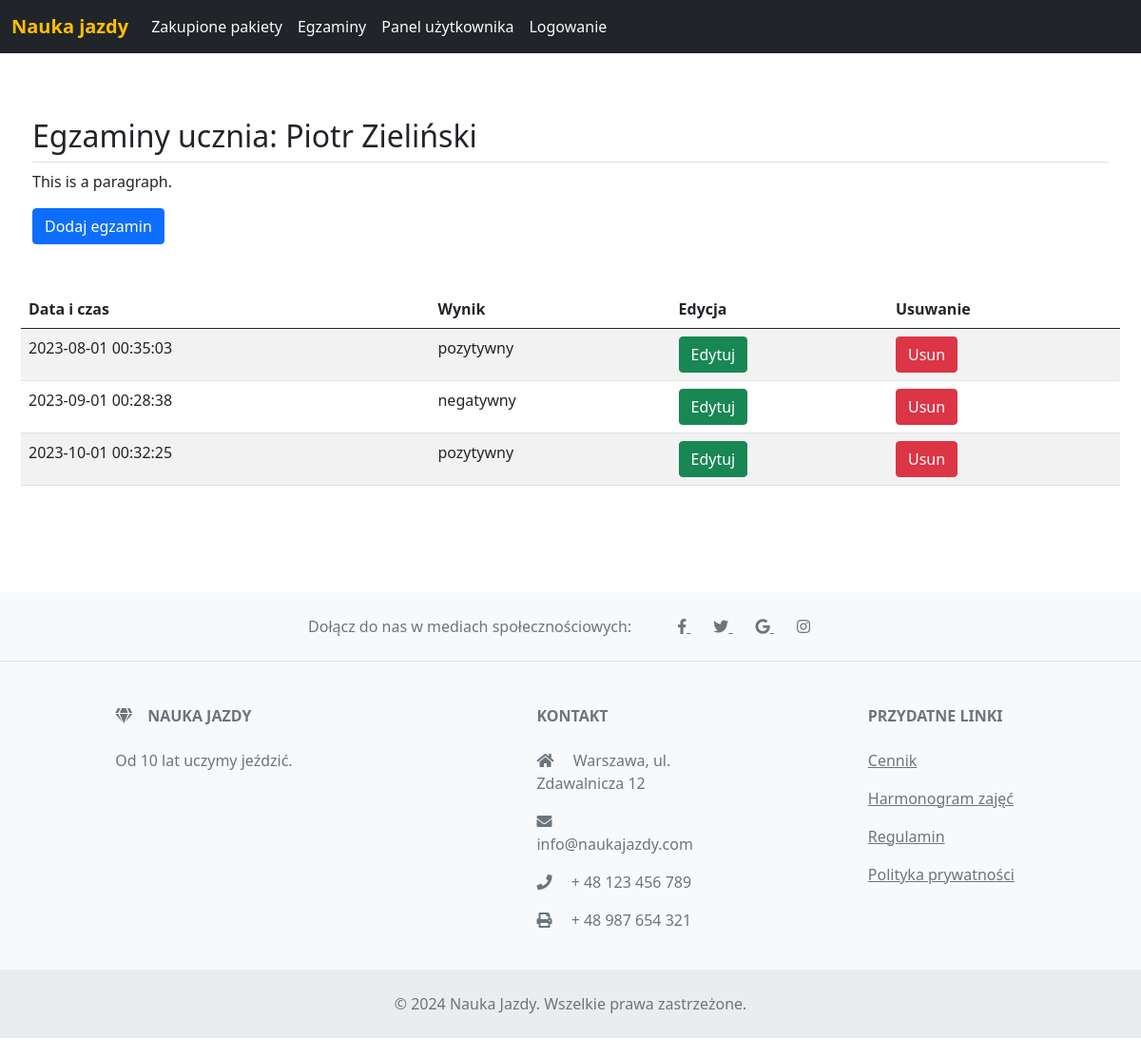
Page /egzaminy.php (signed in) on the committed database.
### tables this page shows
CREATE TABLE `uzytkownicy` (
  `ID` int(11) NOT NULL,
  `Imie` varchar(50) NOT NULL,
  `Nazwisko` varchar(50) NOT NULL,
  `NumerTelefonu` varchar(15) NOT NULL,
  `Login` varchar(50) NOT NULL,
  `Haslo` varchar(255) NOT NULL,
  `Rola` enum('administrator','uczen','instruktor') NOT NULL
);

CREATE TABLE `egzaminy` (
  `ID` int(11) NOT NULL,
  `DataEgzaminu` date NOT NULL,
  `CzasEgzaminu` time NOT NULL,
  `UczenID` int(11) NOT NULL,
  `Wynik` enum('pozytywny','negatywny') DEFAULT NULL
);

### egzaminy.php (the view, shortened to what this page needs)
<?php
	require("funkcje.php");
?>
<!doctype html>
<html lang="pl">
  <head>
	<link href="https://cdnjs.cloudflare.com/ajax/libs/font-awesome/5.15.1/css/all.min.css" rel="stylesheet">
	<link href="bootstrap.min.css" rel="stylesheet">
    <link href="navbar.css" rel="stylesheet">
  </head>
<body>
	<main>
<?php menu();
	$uczenID = -1;
	$imie = "";
	$nazwisko = "";
	if(jestRola('uczen'))
	{
		$uczenID = $_SESSION['userId'];
		$sql = "SELECT Imie, Nazwisko FROM Uzytkownicy WHERE ID = $uczenID";
		$polaczenie = polaczZBaza();
		$result = $polaczenie->query($sql);
		if ($row = $result->fetch_assoc()) {
			$imie = $row["Imie"];
			$nazwisko = $row["Nazwisko"];
		}
	}
?>
<div class="container px-1 py-5">
		<h2 class="pb-2 border-bottom">Egzaminy ucznia: <?php print("$imie $nazwisko"); ?></h2>
		<p>This is a paragraph.</p>
		<?php if(jestRola('uczen')) { ?>
		<form action="egzaminyDodawanie.php" method="post">
			<input class="btn btn-primary" type="submit" name="DodawanieEgzaminu" value="Dodaj egzamin">
		</form>
		<?php } ?>
		<div class="row g-4 py-5">
<table class="table table-striped table-hover">
  <thead>
    <tr>
		<th>Data i czas</th>
		<th>Wynik</th>
		<?php if(jestRola('uczen')) { ?>
		<th>Edycja</th>
		<th>Usuwanie</th>
		<?php }  ?>
    </tr>
  </thead>
  <tbody>
<?php
$polaczenie = polaczZBaza();
$sql = "SELECT ID, DataEgzaminu, CzasEgzaminu, Wynik FROM Egzaminy where UczenID=$uczenID";
$result = $polaczenie->query($sql);
while ($row = $result->fetch_assoc()) {
$dataEgzaminu = $row["DataEgzaminu"];
$czasEgzaminu = $row["CzasEgzaminu"];
$wynik = $row["Wynik"];
?>
	<tr>
		<td><?php print("$dataEgzaminu $czasEgzaminu"); ?></td>
		<td><?php print("$wynik"); ?></td>
		<?php if(jestRola('uczen')) { ?>
		<td>
			<form action="egzaminyEdycja.php" method="post">
				<input class="btn btn-success" type="submit" name="edycja" value="Edytuj">
			</form>
		</td>
		<td>
			<form action="egzaminy.php" method="post">
				<input class="btn btn-danger" type="submit" name="usuwanie" value="Usun">
			</form>
		</td>
		<?php }  ?>
	</tr>
<?php
   }
?>
  </tbody>
</table>
</div>
	</div>
</main>
<footer class="text-center text-lg-start bg-light text-muted">
  <section class="d-flex justify-content-center p-4 border-bottom">
    <div class="me-5 d-none d-lg-block">
      <span>Dołącz do nas w mediach społecznościowych:</span>
    </div>
    <div>
      <a href="" class="me-4 text-reset">
        <i class="fab fa-facebook-f"></i>
      </a>
      <a href="" class="me-4 text-reset">
        <i class="fab fa-twitter"></i>
      </a>
      <a href="" class="me-4 text-reset">
        <i class="fab fa-google"></i>
      </a>
      <a href="" class="me-4 text-reset">
        <i class="fab fa-instagram"></i>
      </a>
    </div>
  </section>
  <section class="">
    <div class="container text-center text-md-start mt-5">
      <div class="row mt-3">
        <div class="col-md-3 col-lg-4 col-xl-3 mx-auto mb-4">
          <h6 class="text-uppercase fw-bold mb-4">
            <i class="fas fa-gem me-3"></i>Nauka Jazdy
          </h6>
          <p>
            Od 10 lat uczymy jeździć.
          </p>
        </div>
        <div class="col-md-2 col-lg-2 col-xl-2 mx-auto mb-4">
          <h6 class="text-uppercase fw-bold mb-4">
            Kontakt
          </h6>
          <p><i class="fas fa-home me-3"></i> Warszawa, ul. Zdawalnicza 12</p>
          <p><i class="fas fa-envelope me-3"></i> info@naukajazdy.com</p>
          <p><i class="fas fa-phone me-3"></i> + 48 123 456 789</p>
          <p><i class="fas fa-print me-3"></i> + 48 987 654 321</p>
        </div>
        <div class="col-md-3 col-lg-2 col-xl-2 mx-auto mb-4">
          <h6 class="text-uppercase fw-bold mb-4">
            Przydatne linki
          </h6>
          <p>
            <a href="#!" class="text-reset">Cennik</a>
          </p>
          <p>
            <a href="#!" class="text-reset">Harmonogram zajęć</a>
          </p>
          <p>
            <a href="#!" class="text-reset">Regulamin</a>
          </p>
          <p>
            <a href="#!" class="text-reset">Polityka prywatności</a>
          </p>
        </div>
      </div>
    </div>
  </section>
  <div class="text-center p-4" style="background-color: rgba(0, 0, 0, 0.05);">
    © 2024 Nauka Jazdy. Wszelkie prawa zastrzeżone.
  </div>
</footer>
</body>
</html>

### navbar.css (style rules this page uses)
body { padding-bottom: 20px; }

### rows in the picture
uzytkownicy: Imie "Piotr", Nazwisko "Zieliński"
egzaminy: DataEgzaminu "2023-08-01", CzasEgzaminu "00:35:03", Wynik "pozytywny"
egzaminy: DataEgzaminu "2023-09-01", CzasEgzaminu "00:28:38", Wynik "negatywny"
egzaminy: DataEgzaminu "2023-10-01", CzasEgzaminu "00:32:25", Wynik "pozytywny"
